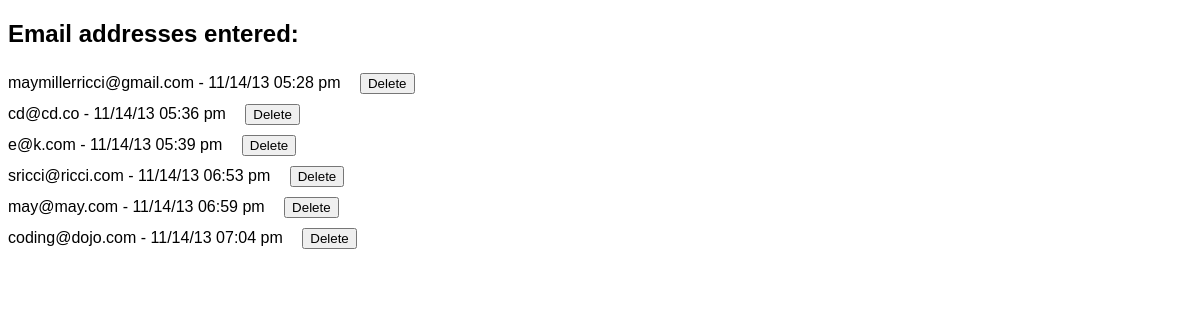
The page /success.php on the database its author committed.
### tables this page shows
CREATE TABLE `users` (
  `id` int(11) NOT NULL AUTO_INCREMENT,
  `email` varchar(255) DEFAULT NULL,
  `created_at` datetime DEFAULT NULL,
  `updated_at` datetime DEFAULT NULL,
  `first_name` varchar(255) DEFAULT NULL,
  `last_name` varchar(255) DEFAULT NULL,
  `password` varchar(255) DEFAULT NULL,
  PRIMARY KEY (`id`)
);

### connection.php (called while the page is built, shortened)
<?php
	function fetch_all($query)
	{
	 $data = array();
	 $result = mysql_query($query);
	 while($row = mysql_fetch_assoc($result))
	 {
	  $data[] = $row;
	 }
	 return $data;
	}
?>

### success.php (the view, shortened to what this page needs)
<?php
	require("connection.php");
?>
<!doctype html>
<html lang="en">
	<head>
		<link rel="stylesheet" href="email_form.css">
	</head>
	<body>
<?php
		echo "<h2>Email addresses entered:</h2>";
		$query = "SELECT * FROM users";
		$users = fetch_all($query);
		foreach ($users as $user)
		{
?>
		<form action='process.php' method='post'>
<?php
			echo "<form action='process.php' method='post'>" . $user['email'] . " - " .
					date('m/d/y h:i a', strtotime($user['created_at']));
?>
			<input type='submit'
				onclick="return confirm('Are you sure you want to delete this email address (<?php echo $user['email']?>)?')"
				name='delete-submit' class='delete' value='Delete'>
			<br>
			</form>
<?php
		}
?>
	</body>
</html>

### email_form.css (style rules this page uses)
* { font-family: sans-serif; }
input.delete { margin: 5px 15px; }

### rows shown on the page
users: email "maymillerricci@gmail.com", created_at "11/14/13 05:28 pm"
users: email "cd@cd.co", created_at "11/14/13 05:36 pm"
users: email "e@k.com", created_at "11/14/13 05:39 pm"
users: email "sricci@ricci.com", created_at "11/14/13 06:53 pm"
users: email "may@may.com", created_at "11/14/13 06:59 pm"
users: email "coding@dojo.com", created_at "11/14/13 07:04 pm"
